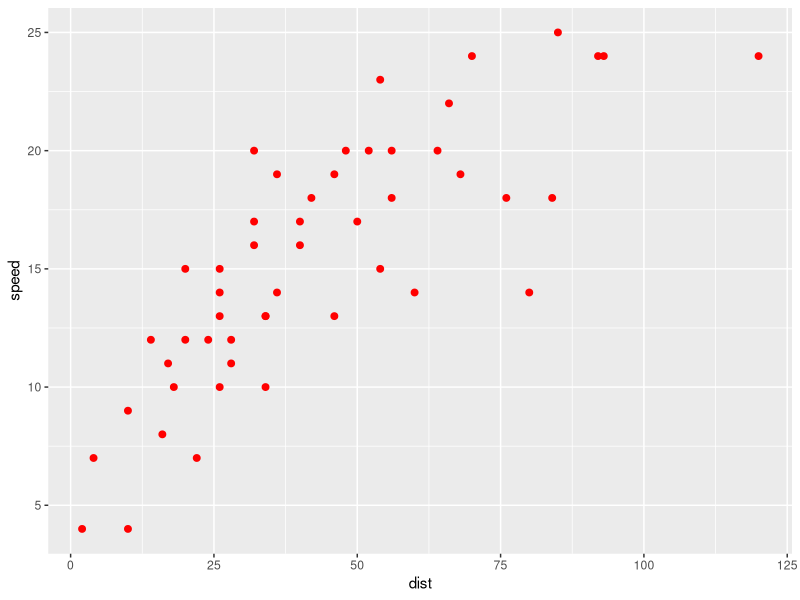
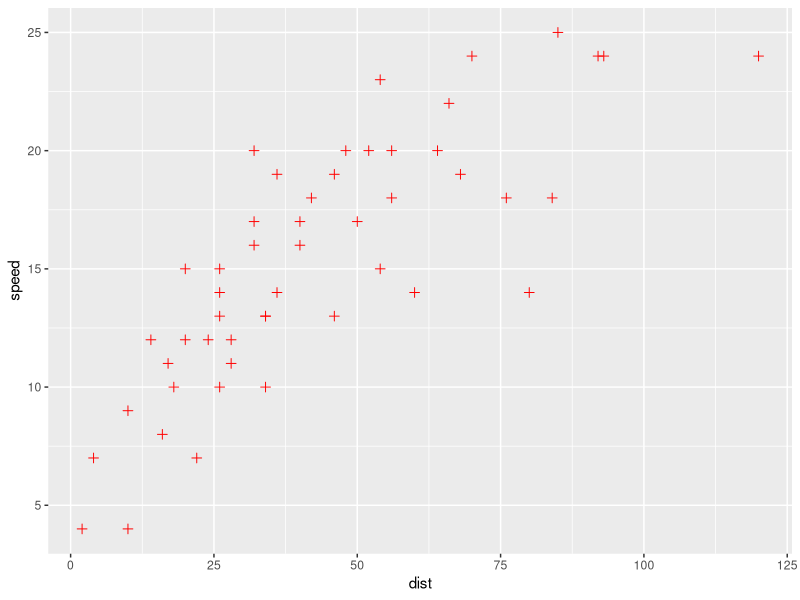
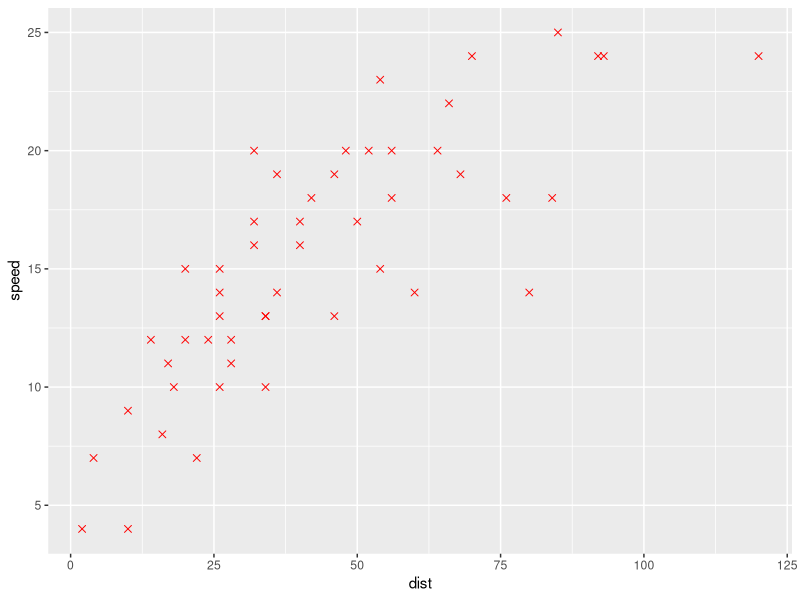
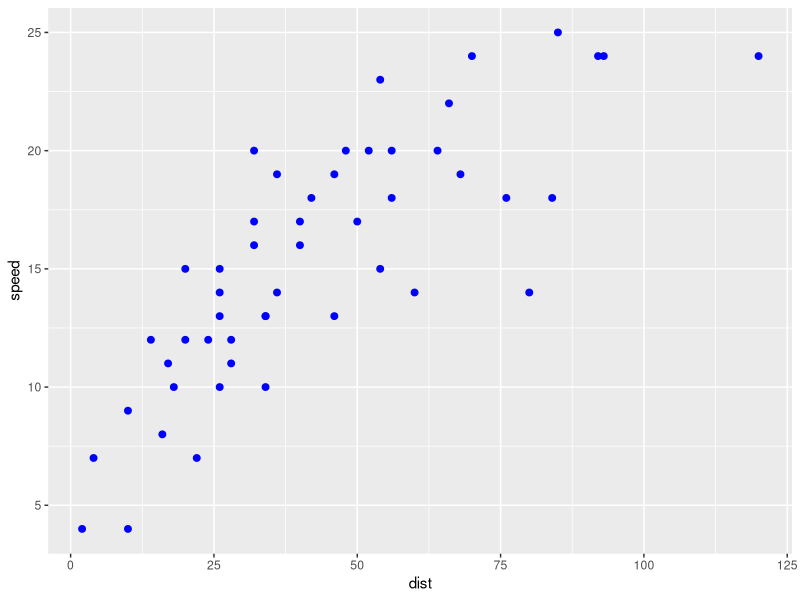
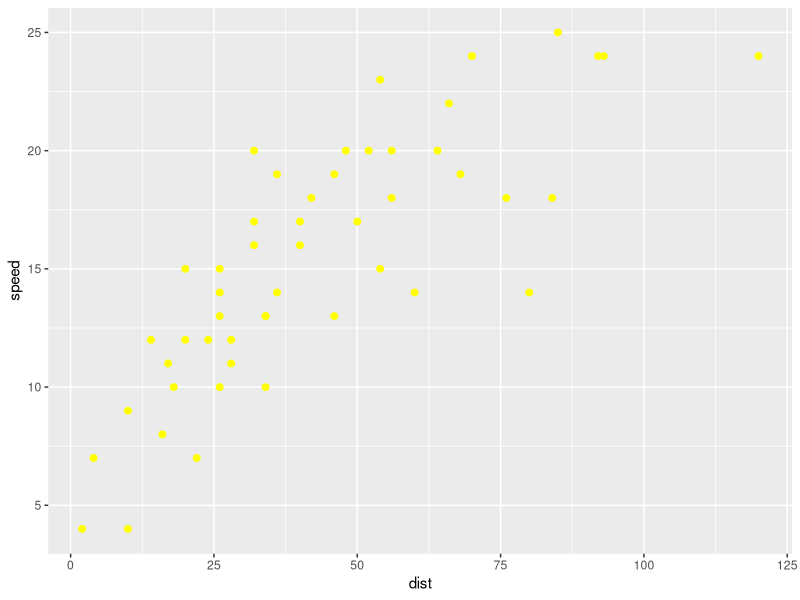

The R script that drew these images, in order:
## ---- chunk 1
library(tidyverse)
## ---- chunk 2
ftps <- 1.467 * cars$speed # convert to ft per second
seconds_to_stop <- cars$dist / ftps 
summary(seconds_to_stop)
## ---- chunk 3
knitr::opts_current$get("label")
cat("This has chunk label 'unnamed-chunk-1'")
## ---- chunk 4
knitr::opts_current$get("label")
cat("This is a new chunk that was inserted.")
## ---- chunk 5
knitr::opts_current$get("label")
cat("This has chunk label 'unnamed-chunk-2'")
## ---- chunk 6
ggplot(cars, aes(dist, speed)) + 
  geom_point(color = "red", size = 2)

ggplot(cars, aes(dist, speed)) + 
  geom_point(color = "red", shape = 3, size = 2)

ggplot(cars, aes(dist, speed)) + 
  geom_point(color = "red", shape = 4, size = 2)
## ---- chunk 7
ggplot(cars, aes(dist, speed)) + 
  geom_point(color = "blue", size = 2)
## ---- chunk 8
ggplot(cars, aes(dist, speed)) + 
  geom_point(color = "yellow", size = 2)
